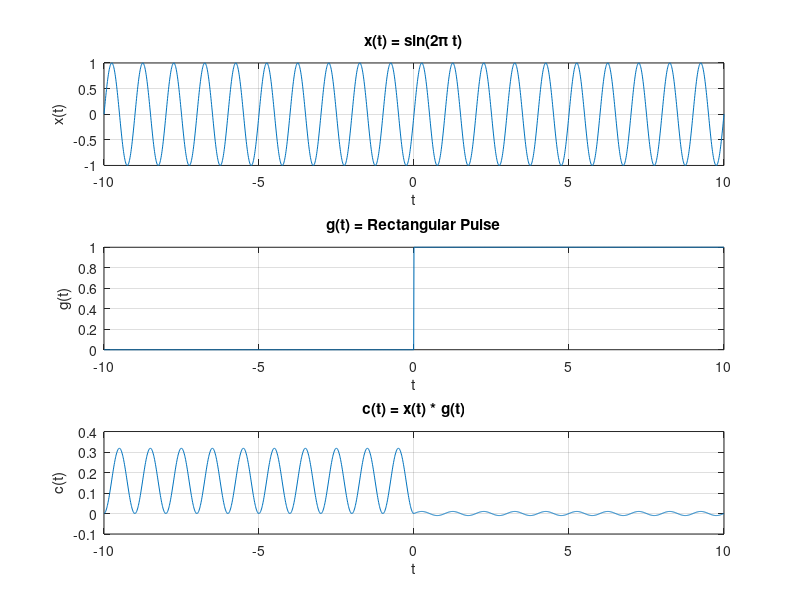

The MATLAB script that drew this image:
% Define time vector
t = -10:0.01:10; % Time vector from -10 to 10 with step size 0.01

% Define the two signals, x(t) and g(t)
% Example: x(t) is a sinusoidal wave, and g(t) is a rectangular pulse
x = sin(2*pi*t); % Sinusoidal signal
g = (t >=0); % Rectangular pulse between -1 and 1

% Plot the original signals
figure;
subplot(3,1,1);
plot(t, x);
title('x(t) = sin(2\pi t)');
xlabel('t');
ylabel('x(t)');
grid on;

subplot(3,1,2);
plot(t, g);
title('g(t) = Rectangular Pulse');
xlabel('t');
ylabel('g(t)');
grid on;

% Compute the convolution using conv function
c = conv(x, g, 'same') * 0.01; % 'same' to keep the same length as t, scale by time step

% Plot the convolution result
subplot(3,1,3);
plot(t, c);
title('c(t) = x(t) * g(t)');
xlabel('t');
ylabel('c(t)');
grid on;
